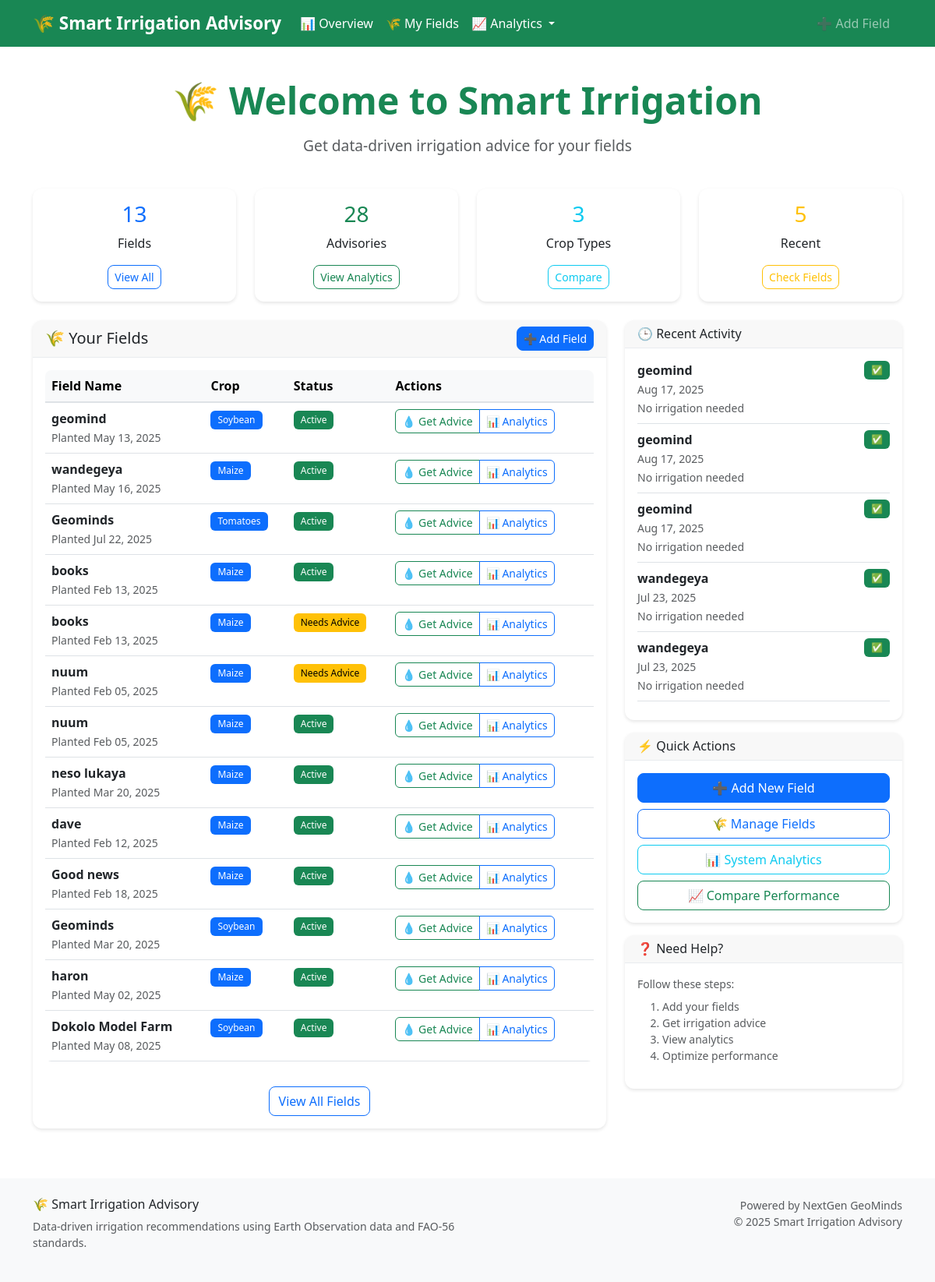
The app's page /dashboard/, older data.
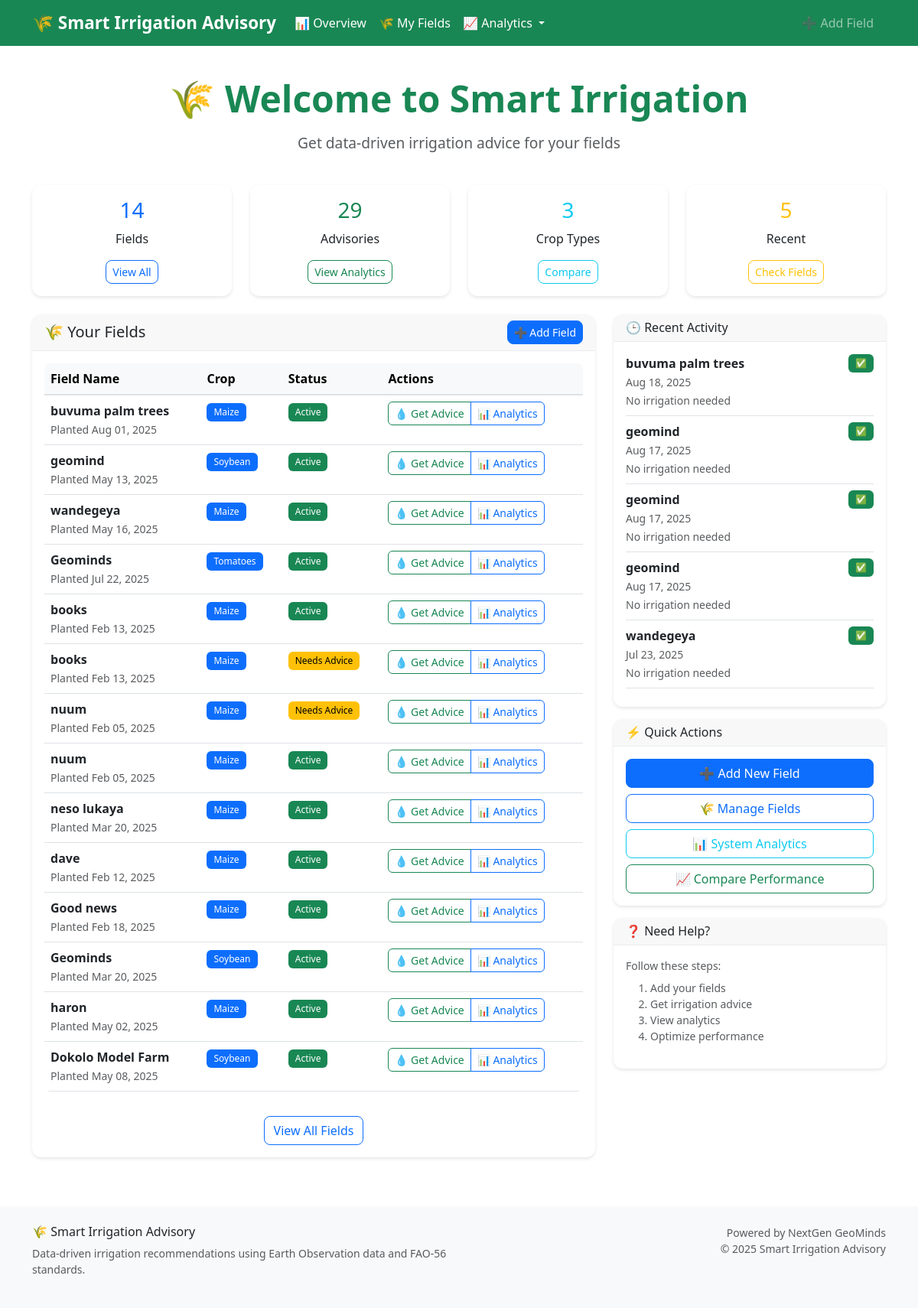
The same page, newer data.
### advisory/models.py (models this page shows, shortened)
class FarmField(models.Model):
    CROP_CHOICES = [
        ("maize", "Maize"),
        ("soybean", "Soybean"),
        ("rice", "Rice"),
        ("wheat", "Wheat"),
        ("sugarcane", "Sugarcane"),
        ("cotton", "Cotton"),
        ("beans", "Beans"),
        ("potatoes", "Potatoes"),
        ("tomatoes", "Tomatoes"),
        ("cassava", "Cassava"),
    ]
    SOIL_CHOICES = [
        ("clay", "Clay"),
        ("loam", "Loam"),
        ("sandy", "Sandy"),
        ("silt", "Silt"),
        ("clay_loam", "Clay Loam"),
        ("sandy_loam", "Sandy Loam"),
    ]
    name = models.CharField(max_length=100)
    latitude = models.FloatField(_('Latitude'), validators=[
        MinValueValidator(-90.0), MaxValueValidator(90.0)])
    longitude = models.FloatField(_('Longitude'), validators=[
        MinValueValidator(-180.0), MaxValueValidator(180.0)])
    soil_type = models.CharField(
        choices=SOIL_CHOICES, max_length=20, default="loam", null=True, blank=True)
    crop_type = models.CharField(
        choices=CROP_CHOICES, max_length=20, default="maize")
    planting_date = models.DateField(_('Planting Date'), default=date.today)
    field_area_ha = models.FloatField(
        _('Field Area (ha)'),
        validators=[MinValueValidator(0.1), MaxValueValidator(1000.0)],
        null=True, blank=True,
        help_text="Field area in hectares"
    )
    elevation = models.FloatField(
        _('Elevation (m)'),
        null=True, blank=True,
        help_text="Field elevation in meters"
    )
    created_at = models.DateTimeField(auto_now_add=True)
    updated_at = models.DateTimeField(auto_now=True)
    class Meta:
        ordering = ['-created_at']
        verbose_name = 'Farm Field'
        verbose_name_plural = 'Farm Fields'

class IrrigationAdvisory(models.Model):
    field = models.ForeignKey(
        FarmField, on_delete=models.CASCADE, related_name='advisories')
    date = models.DateField(default=date.today)
    crop_stage = models.CharField(max_length=50, default="Initial")
    eto = models.FloatField(default=0.0)  # mm/day
    rainfall = models.FloatField(default=0.0)  # mm/week
    kc = models.FloatField(default=0.0)  # Crop Coefficient
    water_need = models.FloatField(default=0.0)  # mm/week
    water_deficit = models.FloatField(default=0.0)
    recommendation = models.TextField(blank=True)
    soil_moisture = models.FloatField(
        default=0.0,
        help_text="Soil moisture percentage"
    )
    irrigation_recommended = models.BooleanField(default=False)
    irrigation_volume = models.FloatField(
        default=0.0,
        help_text="Recommended irrigation volume in mm"
    )
    confidence_score = models.FloatField(
        default=0.0,
        validators=[MinValueValidator(0.0), MaxValueValidator(1.0)],
        help_text="Confidence in recommendation (0-1)"
    )
    data_source = models.CharField(
        max_length=50,
        default="simulated",
        help_text="Source of weather data (GEE, API, simulated)"
    )
    class Meta:
        ordering = ['-date']
        verbose_name = 'Irrigation Advisory'
        verbose_name_plural = 'Irrigation Advisories'
        get_latest_by = 'date'

### advisory/views.py (the view)
# urls.py: path('dashboard/', views.dashboard_view, name='dashboard'),
def dashboard_view(request):
    fields = FarmField.objects.all()
    total_fields = fields.count()
    total_advisories = IrrigationAdvisory.objects.count()
    crop_summary = {}
    for field in fields:
        crop = field.crop_type
        if crop not in crop_summary:
            crop_summary[crop] = 0
        crop_summary[crop] += 1
    recent_advisories = IrrigationAdvisory.objects.select_related(
        'field').order_by('-date')[:5]
    context = {
        'total_fields': total_fields,
        'total_advisories': total_advisories,
        'crop_summary': crop_summary,
        'recent_advisories': recent_advisories,
        'fields': fields
    }
    return render(request, 'advisory/dashboard.html', context)

### templates/advisory/dashboard.html (shortened to what the changed rows need)
{% extends "base.html" %} {% block title %}Dashboard{% endblock %}  {% block content %}
<div class="container mt-4">
  <div class="row mb-4">
    <div class="col-12">
      <div class="text-center">
        <h1 class="display-5 mb-3">🌾 Welcome to Smart Irrigation</h1>
      </div>
    </div>
  </div>
  <div class="row mb-4">
    <div class="col-md-3">
      <div class="card text-center h-100">
        <div class="card-body">
          <h3 class="text-primary">{{ total_fields }}</h3>
          <p class="card-text">Fields</p>
          {% if total_fields > 0 %}
          <a href="{% url 'advisory:field_list' %}" class="btn btn-outline-primary btn-sm">View All</a>
          {% endif %}
        </div>
      </div>
    </div>
    <div class="col-md-3">
      <div class="card text-center h-100">
        <div class="card-body">
          <h3 class="text-success">{{ total_advisories }}</h3>
          <p class="card-text">Advisories</p>
          {% if total_advisories > 0 %}
          <a href="{% url 'advisory:system_analytics' %}" class="btn btn-outline-success btn-sm">View Analytics</a>
          {% endif %}
        </div>
      </div>
    </div>
  </div>
  <div class="row">
    <div class="col-md-8">
      <div class="card">
        <div class="card-body">
          {% if fields %}
          <div class="table-responsive">
            <table class="table table-hover">
              <thead class="table-light">
                <tr>
                  <th>Field Name</th>
                  <th>Crop</th>
                  <th>Status</th>
                  <th>Actions</th>
                </tr>
              </thead>
              <tbody>
                {% for field in fields %}
                <tr>
                  <td>
                    <strong>{{ field.name }}</strong>
                    <br /><small class="text-muted">Planted {{ field.planting_date|date:"M d, Y" }}</small>
                  </td>
                  <td>
                    <span class="badge bg-primary">{{ field.crop_type|title }}</span>
                  </td>
                  <td>
                    {% if field.advisories.count > 0 %}
                    <span class="badge bg-success">Active</span>
                    {% else %}
                    <span class="badge bg-warning">Needs Advice</span>
                    {% endif %}
                  </td>
                  <td>
                    <div class="btn-group btn-group-sm">
                      <a href="{% url 'advisory:get_advice' field.id %}" class="btn btn-outline-success"> 💧 Get Advice </a>
                      <a href="{% url 'advisory:field_analytics' field.id %}" class="btn btn-outline-primary"> 📊 Analytics </a>
                    </div>
                  </td>
                </tr>
                {% endfor %}
              </tbody>
            </table>
          </div>
          {% else %}
          <div class="text-center py-4">
            <p class="text-muted">No fields registered yet.</p>
            <a href="{% url 'advisory:create_field' %}" class="btn btn-primary"> Create Your First Field </a>
          </div>
          {% endif %}
        </div>
      </div>
    </div>
    <div class="col-md-4">
      {% if recent_advisories %}
      <div class="card mb-3">
        <div class="card-body">
          {% for advisory in recent_advisories %}
          <div class="border-bottom pb-2 mb-2">
            <div class="d-flex justify-content-between align-items-start">
              <div>
                <strong>{{ advisory.field.name }}</strong>
                <br />
                <small class="text-muted">{{ advisory.date|date:"M d, Y" }}</small>
              </div>
              <span class="badge {% if advisory.irrigation_recommended %}bg-warning{% else %}bg-success{% endif %}">
                {% if advisory.irrigation_recommended %}💧{% else %}✅{% endif %}
              </span>
            </div>
            <small class="text-muted">
              {% if advisory.irrigation_recommended %} {{ advisory.irrigation_volume|floatformat:1 }}mm recommended {% else %} No irrigation needed {% endif %}
            </small>
          </div>
          {% endfor %}
        </div>
      </div>
      {% endif %}
    </div>
  </div>
</div>
{% endblock %}

Row changes from the older to the newer data that the page shows:
no longer on this page (row unchanged): IrrigationAdvisory: field.name "wandegeya", date "Jul 23, 2025", irrigation_recommended "No irrigation needed"
added FarmField: name "buvuma palm trees", planting_date "Aug 01, 2025", crop_type "Maize", shows "Active"
added IrrigationAdvisory: field.name "buvuma palm trees", date "Aug 18, 2025", irrigation_recommended "No irrigation needed"
Text that changed along with them:
{{ total_fields }}: "13" → "14"
{{ total_advisories }}: "28" → "29"
